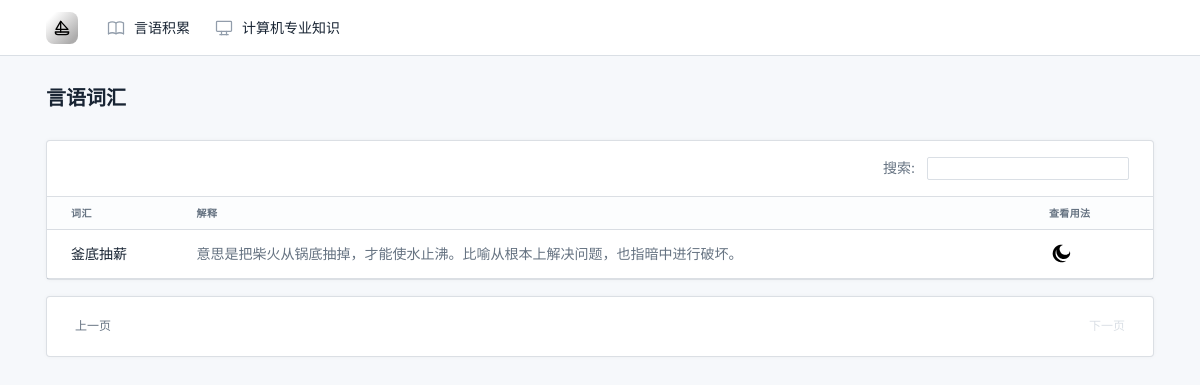
The page /language/list?page=2 on the database as committed earlier.
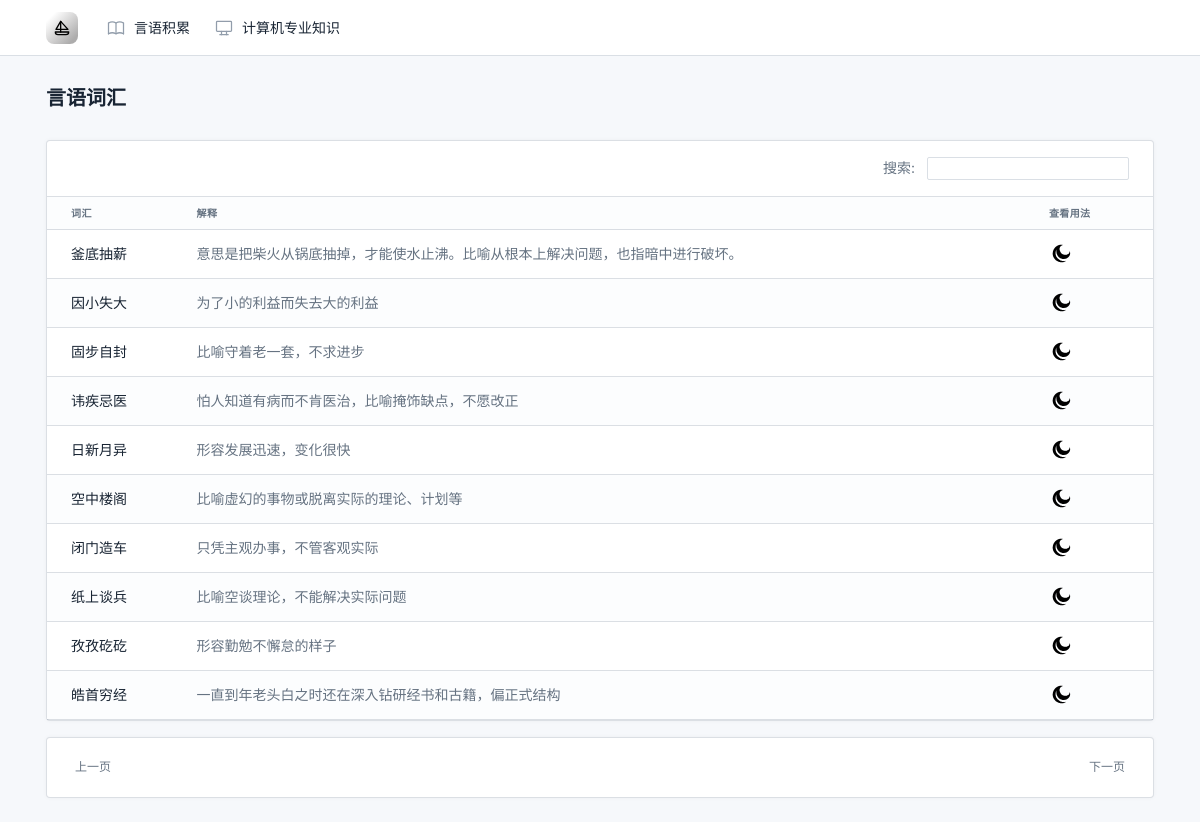
The same page on the database as committed later.
### language/models.py (models this page shows)
class Language(models.Model):
    word = models.CharField(max_length=100, unique=True)
    expression = models.CharField(max_length=100)

### language/views.py (the view)
# urls.py: path('list', views.word_list, name='words'),
def word_list(request):
    query = request.GET.get('s')
    if query is None:
        words = Language.objects.all().order_by('id')
    else:
        words = Language.objects.filter(word__contains=query).order_by('id')
    per_page = 10
    paginator = Paginator(words, per_page)
    page_number = request.GET.get('page')
    page_obj = paginator.get_page(page_number)
    context = {
        'words': page_obj,
        'query': query,
    }
    return render(request, 'language.html', context)

### templates/language.html (shortened to what this page needs)
{% load static %}
<!DOCTYPE html>
<html lang="en">
<head>
    <link href="{% static 'css/tabler.min.css' %}" rel="stylesheet"/>
    <link href="{% static 'css/tabler-flags.min.css' %}" rel="stylesheet"/>
    <link href="{% static 'css/tabler-payments.min.css' %}" rel="stylesheet"/>
    <link href="{% static 'css/tabler-vendors.min.css' %}" rel="stylesheet"/>
</head>
<body>
{% include 'header.html' %}
<div class="page-wrapper">
    <div class="page-header d-print-none">
        <div class="container-xl">
            <div class="row g-2 align-items-center">
                <div class="col">
                    <h2 class="page-title">
                        言语词汇
                    </h2>
                </div>
            </div>
        </div>
    </div>
    <div class="page-body">
        <div class="container-xl">
            <div class="row row-cards">
                <div class="col-12">
                    <div class="card">
                        <div class="card-body border-bottom py-3">
                            <div class="d-flex">
                                <div class="ms-auto text-muted">
                                    搜索:
                                    <div class="ms-2 d-inline-block">
                                        <label>
                                            <input id="search" type="text" class="form-control form-control-sm"
                                                   value="{{ query|default_if_none:"" }}">
                                        </label>
                                    </div>
                                </div>
                            </div>
                        </div>
                        <div class="table-responsive">
                            <table class="table table-vcenter card-table table-striped">
                                <thead>
                                <tr>
                                    <th>词汇</th>
                                    <th>解释</th>
                                    <th>查看用法</th>
                                </tr>
                                </thead>
                                <tbody>
                                {% for word in words %}
                                    <tr>
                                        <td>{{ word.word }}</td>
                                        <td class="text-muted">
                                            {{ word.expression }}
                                        </td>
                                        <td class="text-muted"><a
                                                target="_blank"
                                                href="http://search.people.cn/s?keyword={{ word.word }}"
                                                class="text-reset">
                                        </a>
                                        </td>
                                    </tr>
                                {% endfor %}
                                </tbody>
                            </table>
                        </div>
                    </div>
                </div>
                <div class="col-12">
                    <div class="card">
                        <div class="card-body">
                            <ul class="pagination ">
                                {% if words.has_previous %}
                                    <li class="page-item page-prev">
                                        <a class="page-link" href="?page={{ words.previous_page_number }}">
                                            <div class="page-item-subtitle">上一页</div>
                                        </a>
                                    </li>
                                {% else %}
                                    <li class="page-item page-prev disabled">
                                        <a class="page-link" href="#">
                                            <div class="page-item-subtitle">上一页</div>
                                        </a>
                                    </li>
                                {% endif %}
                                {% if words.has_next %}
                                    <li class="page-item page-next">
                                        <a class="page-link" href="?page={{ words.next_page_number }}">
                                            <div class="page-item-subtitle">下一页</div>
                                        </a>
                                    </li>
                                {% else %}
                                    <li class="page-item page-next disabled">
                                        <a class="page-link" href="#">
                                            <div class="page-item-subtitle">下一页</div>
                                        </a>
                                    </li>
                                {% endif %}
                            </ul>
                        </div>
                    </div>
                </div>
            </div>
        </div>
    </div>
</div>
</body>
</html>

### templates/header.html (shortened to what this page needs)
{% load static %}
<header class="navbar navbar-expand-md d-print-none">
    <div class="container-xl">
        <h1 class="navbar-brand navbar-brand-autodark d-none-navbar-horizontal pe-0 pe-md-3">
            <a href="/">
                <img src="{% static 'logo.svg' %}" width="110" height="32" alt="上岸" class="navbar-brand-image">
            </a>
        </h1>
        <div class="collapse navbar-collapse" id="navbar-menu">
            <div class="d-flex flex-column flex-md-row flex-fill align-items-stretch align-items-md-center">
                <ul class="navbar-nav">
                    <li class="nav-item">
                        <a class="nav-link" href="/language/list">
                            <span class="nav-link-icon d-md-none d-lg-inline-block">
                            </span><span class="nav-link-title">
                              言语积累
                            </span>
                        </a>
                    </li>
                    <li class="nav-item">
                        <a class="nav-link" href="/">
                            <span class="nav-link-icon d-md-none d-lg-inline-block">
                            </span><span class="nav-link-title">
                              计算机专业知识
                            </span>
                        </a>
                    </li>
                </ul>
            </div>
        </div>
    </div>
</header>

Rows that differ between the two databases and show on the page:
added Language: word "因小失大", expression "为了小的利益而失去大的利益"
added Language: word "固步自封", expression "比喻守着老一套，不求进步"
added Language: word "讳疾忌医", expression "怕人知道有病而不肯医治，比喻掩饰缺点，不愿改正"
added Language: word "日新月异", expression "形容发展迅速，变化很快"
added Language: word "空中楼阁", expression "比喻虚幻的事物或脱离实际的理论、计划等"
added Language: word "闭门造车", expression "只凭主观办事，不管客观实际"
added Language: word "纸上谈兵", expression "比喻空谈理论，不能解决实际问题"
added Language: word "孜孜矻矻", expression "形容勤勉不懈怠的样子"
added Language: word "皓首穷经", expression "一直到年老头白之时还在深入钻研经书和古籍，偏正式结构"
